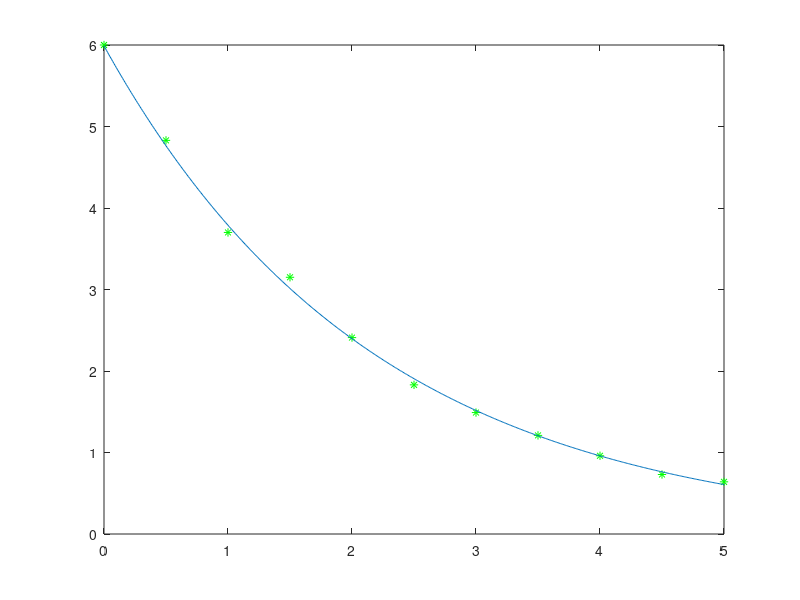

Source code (MATLAB):
x=[0:0.5:5]
y=[6 4.83 3.70 3.15 2.41 1.83 1.49 1.21 0.96 0.73 0.64]
p=polyfit(x,log(y),1)
a=p(1)
b=exp(p(2))
xm=[x(1):0.01:x(end)]
ym=b*exp(a*xm)
plot(x,y,'g*',xm,ym)